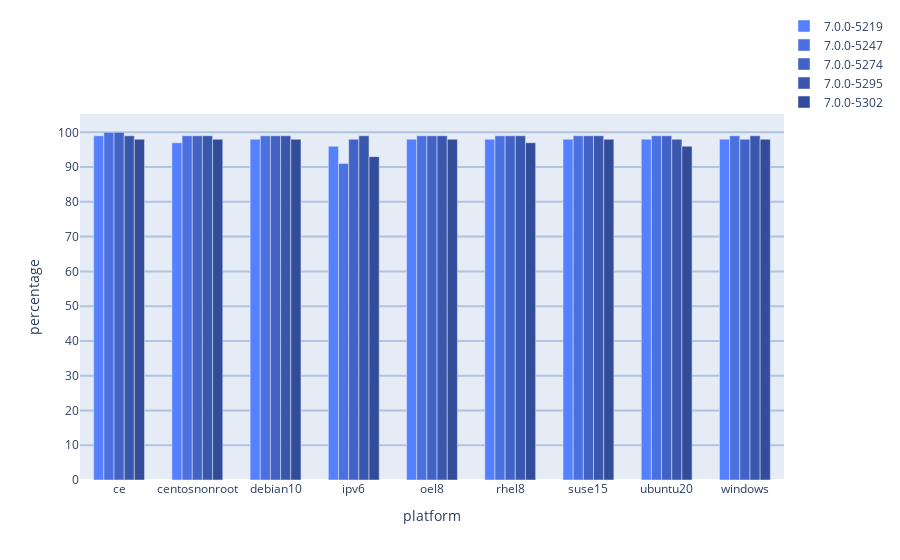

Write notebook code for a chart like this one.
### Code cell
query_last_weekly_build = f'SELECT raw `build` FROM server WHERE `build` <= $version AND `build` > "{release}" GROUP BY `build` HAVING sum(totalCount) > 10000 ORDER BY `build` DESC LIMIT { limit }'
query_pct = 'SELECT a.`build` as `build`, ROUND((SUM(CASE WHEN a.platform = "rhel8" THEN a.totalCount END)-SUM(CASE WHEN a.platform = "rhel8" THEN a.failCount END))/SUM(CASE WHEN a.platform = "rhel8" THEN a.totalCount END)*100,0) AS `rhel8`, ROUND((SUM(CASE WHEN a.platform = "centosnonroot" THEN a.totalCount END)-SUM(CASE WHEN a.platform = "centosnonroot" THEN a.failCount END))/SUM(CASE WHEN a.platform = "centosnonroot" THEN a.totalCount END)*100,0) AS `centosnonroot`, ROUND((SUM(CASE WHEN a.platform = "debian10" THEN a.totalCount END)-SUM(CASE WHEN a.platform = "debian10" THEN a.failCount END))/SUM(CASE WHEN a.platform = "debian10" THEN a.totalCount END)*100,0) AS `debian10`, ROUND((SUM(CASE WHEN a.platform = "ubuntu20" THEN a.totalCount END)-SUM(CASE WHEN a.platform = "ubuntu20" THEN a.failCount END))/SUM(CASE WHEN a.platform = "ubuntu20" THEN a.totalCount END)*100,0) AS `ubuntu20`, ROUND((SUM(CASE WHEN a.platform = "suse15" THEN a.totalCount END)-SUM(CASE WHEN a.platform = "suse15" THEN a.failCount END))/SUM(CASE WHEN a.platform = "suse15" THEN a.totalCount END)*100,0) AS `suse15`, ROUND((SUM(CASE WHEN a.platform = "oel8" THEN a.totalCount END)-SUM(CASE WHEN a.platform = "oel8" THEN a.failCount END))/SUM(CASE WHEN a.platform = "oel8" THEN a.totalCount END)*100,0) AS `oel8`, ROUND((SUM(CASE WHEN a.platform = "windows" THEN a.totalCount END)-SUM(CASE WHEN a.platform = "windows" THEN a.failCount END))/SUM(CASE WHEN a.platform = "windows" THEN a.totalCount END)*100,0) AS `windows`, ROUND((SUM(CASE WHEN a.platform = "ipv6" THEN a.totalCount END)-SUM(CASE WHEN a.platform = "ipv6" THEN a.failCount END))/SUM(CASE WHEN a.platform = "ipv6" THEN a.totalCount END)*100,0) AS `ipv6`, ROUND((SUM(CASE WHEN a.platform = "centos" THEN a.totalCount END)-SUM(CASE WHEN a.platform = "centos" THEN a.failCount END))/SUM(CASE WHEN a.platform = "centos" THEN a.totalCount END)*100,0) AS `ce` FROM ( SELECT `build`, name, totalCount, failCount, CASE WHEN name LIKE "centos-ipv6%" THEN "ipv6" ELSE SPLIT(name,"-")[0] END AS platform FROM server WHERE `build` in $version AND (name LIKE "%os_certify%" OR (name LIKE "centos-ipv6%" AND name NOT LIKE "centos-ipv6_sanity%"))) AS a GROUP BY `build` ORDER BY `build` ASC'
result1 = run_query(query=query_last_weekly_build, param={'$version': f'"{release}-{current_build}"'})
weekly_builds = result1['results']
result1 = run_query(query=query_pct, param={'$version': json.dumps(weekly_builds)})

color_var = 255
barGraph = []
for entry in result1['results']:
    build = entry.pop('build')
    entry = pd.json_normalize(entry)
    bar = f"go.Bar(name=str(build), x=entry.columns, y=entry.iloc[0], marker_color='rgb({color_var/3},{color_var/2},{color_var})')"
    barGraph.append(eval(bar))
    color_var = color_var * (1 - 0.6/limit)

groupedBarGraph = go.Figure(data=barGraph)
groupedBarGraph.update_layout(
    barmode='group',
    bargap=.35,
    legend=dict(y=1.28, x=1),
    height=600
)
groupedBarGraph.update_xaxes(title=dict(text="platform"))
groupedBarGraph.update_yaxes(title=dict(text="percentage"), tickvals=[0,10,20,30,40,50,60,70,80,90,100], gridcolor="lightsteelblue", gridwidth=2)

plotly.offline.iplot(groupedBarGraph, filename='jupyter-chart.html')

### Figure 1 — Plotly figure (JSON) as saved in the notebook; plotly's stock layout.template omitted (floating-point values rounded to 4 significant figures)
{"data": [{"marker": {"color": "rgb(85.0,127.5,255)"}, "name": "7.0.0-5219", "type": "bar", "visible": true, "x": ["ce", "centosnonroot", "debian10", "ipv6", "oel8", "rhel8", "suse15", "ubuntu20", "windows"], "y": [99, 97, 98, 96, 98, 98, 98, 98, 98]}, {"marker": {"color": "rgb(74.8,112.2,224.4)"}, "name": "7.0.0-5247", "type": "bar", "visible": true, "x": ["ce", "centosnonroot", "debian10", "ipv6", "oel8", "rhel8", "suse15", "ubuntu20", "windows"], "y": [100, 99, 99, 91, 99, 99, 99, 99, 99]}, {"marker": {"color": "rgb(65.824,98.736,197.472)"}, "name": "7.0.0-5274", "type": "bar", "visible": true, "x": ["ce", "centosnonroot", "debian10", "ipv6", "oel8", "rhel8", "suse15", "ubuntu20", "windows"], "y": [100, 99, 99, 98, 99, 99, 99, 99, 98]}, {"marker": {"color": "rgb(57.92512,86.88768,173.77536)"}, "name": "7.0.0-5295", "type": "bar", "visible": true, "x": ["ce", "centosnonroot", "debian10", "ipv6", "oel8", "rhel8", "suse15", "ubuntu20", "windows"], "y": [99, 99, 99, 99, 99, 99, 99, 98, 99]}, {"marker": {"color": "rgb(50.9741056,76.4611584,152.9223168)"}, "name": "7.0.0-5302", "type": "bar", "visible": true, "x": ["ce", "centosnonroot", "debian10", "ipv6", "oel8", "rhel8", "suse15", "ubuntu20", "windows"], "y": [98, 98, 98, 93, 98, 97, 98, 96, 98]}], "layout": {"autosize": true, "bargap": 0.35, "barmode": "group", "legend": {"x": 1, "y": 1.28}, "xaxis": {"autorange": true, "range": [-0.5, 8.5], "title": {"text": "platform"}, "type": "category"}, "yaxis": {"autorange": true, "gridcolor": "lightsteelblue", "gridwidth": 2, "range": [0, 105.3], "tickvals": [0, 10, 20, 30, 40, 50, 60, 70, 80, 90, 100], "title": {"text": "percentage"}, "type": "linear"}}}
